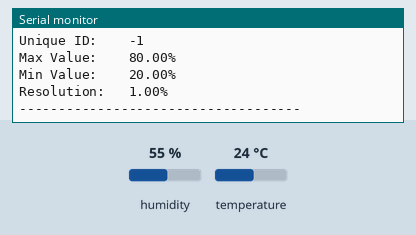
This sketch was run on a simulated ESP8266 (NodeMCU). On the bench: the last lines printed to the serial monitor. The inputs (shaded band) are chosen by the test bench; at power-on: humidity 55 %, temperature 24 °C. WiFi joins after 1.5 s; servers stay silent unless stated.

Above: at 3.1 s.
3.2 s: humidity set to 22 %
At 5.5 s:
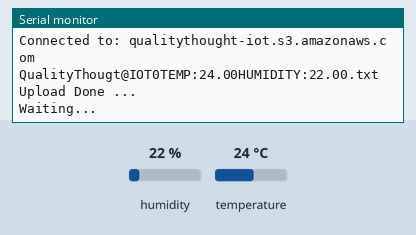
8.9 s: temperature set to 12 °C
At 12.65 s:
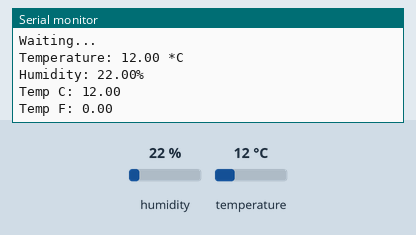
14.6 s: humidity set to 40 %
At 17.4 s:
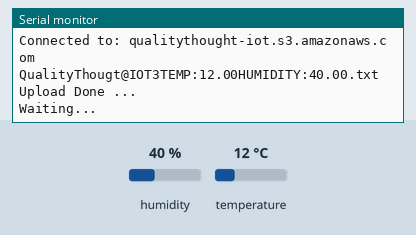
Timing chart, 0 to 18.9 s (numbered marks = the images above; inputs shaded):
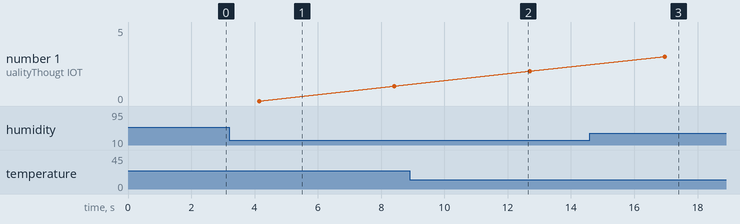

Measured:
- after the input at 3.2 s, the serial monitor: prints a new line after 0.74 s (image 1)
- after the input at 8.9 s, the serial monitor: prints a new line after 3.6 s (image 2)
- after the input at 14.6 s, the serial monitor: prints a new line after 2.2 s (image 3)

The sketch:

sketch_apr23b.ino
```cpp
// (licence header left out)
// Depends on the following Arduino libraries:
// - Adafruit Unified Sensor Library: https://github.com/adafruit/Adafruit_Sensor
// - DHT Sensor Library: https://github.com/adafruit/DHT-sensor-library

#include <Adafruit_Sensor.h>
#include <DHT.h>
#include <DHT_U.h>
#include <ESP8266WiFi.h>
#define DHTPIN            4         // Pin which is connected to the DHT sensor.

// Uncomment the type of sensor in use:
#define DHTTYPE           DHT11     // DHT 11
//#define DHTTYPE           DHT22     // DHT 22 (AM2302)
//#define DHTTYPE           DHT21     // DHT 21 (AM2301)

// See guide for details on sensor wiring and usage:
//   https://learn.adafruit.com/dht/overview

DHT_Unified dht(DHTPIN, DHTTYPE);

uint32_t delayMS;
int logNum = 0;  //log file counter
float tempC, tempF , humidity; // sensor values
const char* ssid = "QualityThought1";             // Your local WiFi SSID (the network name you connect to)
const char* ssid_password = "quality@qt";  // YOur local SSID password
const char* s3endpoint = "qualitythought-iot.s3.amazonaws.com"; // WARNING: S3 Bucket names must be unique across all AWS S3 buckets
WiFiClient client;

void setup() {
  Serial.begin(9600);
  // WIFI Connection
  delay(10);

  WiFi.begin(ssid, ssid_password);

  Serial.println();
  Serial.println();
  Serial.print("Connecting to ");
  Serial.println(ssid);

  while (WiFi.status() != WL_CONNECTED) {
    delay(500);
    Serial.print(".");
  }
  Serial.println("");
  Serial.println("WiFi connected");


  // Initialize device.


  dht.begin();
  Serial.println("DHTxx Unified Sensor Example");
  // Print temperature sensor details.
  sensor_t sensor;
  dht.temperature().getSensor(&sensor);
  Serial.println("------------------------------------");
  Serial.println("Temperature");
  Serial.print  ("Sensor:       "); Serial.println(sensor.name);
  Serial.print  ("Driver Ver:   "); Serial.println(sensor.version);
  Serial.print  ("Unique ID:    "); Serial.println(sensor.sensor_id);
  Serial.print  ("Max Value:    "); Serial.print(sensor.max_value); Serial.println(" *C");
  Serial.print  ("Min Value:    "); Serial.print(sensor.min_value); Serial.println(" *C");
  Serial.print  ("Resolution:   "); Serial.print(sensor.resolution); Serial.println(" *C");
  Serial.println("------------------------------------");
  // Print humidity sensor details.
  dht.humidity().getSensor(&sensor);
  Serial.println("------------------------------------");
  Serial.println("Humidity");
  Serial.print  ("Sensor:       "); Serial.println(sensor.name);
  Serial.print  ("Driver Ver:   "); Serial.println(sensor.version);
  Serial.print  ("Unique ID:    "); Serial.println(sensor.sensor_id);
  Serial.print  ("Max Value:    "); Serial.print(sensor.max_value); Serial.println("%");
  Serial.print  ("Min Value:    "); Serial.print(sensor.min_value); Serial.println("%");
  Serial.print  ("Resolution:   "); Serial.print(sensor.resolution); Serial.println("%");
  Serial.println("------------------------------------");
  // Set delay between sensor readings based on sensor details.
  delayMS = sensor.min_delay / 1000;
    tempC = 0;
  tempF = 0;
  humidity = 0;

}

void loop() {
  String logfile;


  // Delay between measurements.
  delay(delayMS);
  // Get temperature event and print its value.
  sensors_event_t event;
  dht.temperature().getEvent(&event);
  if (isnan(event.temperature)) {
    Serial.println("Error reading temperature!");
  }
  else {
    Serial.print("Temperature: ");
    Serial.print(event.temperature);
    tempC = event.temperature;
    Serial.println(" *C");
  }
  // Get humidity event and print its value.
  dht.humidity().getEvent(&event);
  if (isnan(event.relative_humidity)) {
    Serial.println("Error reading humidity!");
  }
  else {
    Serial.print("Humidity: ");
    Serial.print(event.relative_humidity);
    Serial.println("%");
    humidity = event.relative_humidity;
  }

  Serial.print("Temp C: ");
  Serial.println(tempC);        // Serial print the C  temperature
  Serial.print("Temp F: ");
  Serial.print(tempF);  // Convert then Serial print the F  temperature
  Serial.println("");
  if (client.connect(s3endpoint, 80)) {    // Connect to the AWS S3 bucket endpoint
    Serial.print("Connected to: ");
    Serial.println( s3endpoint);
    String postStr = "TEMP C: ";              // Build the body text of the logfile. You can leave this empty if you prefer to log values to the file name instead of body
    postStr += String(tempC);
    postStr += " - Humidity : ";
    postStr += String(humidity);
    // Format your log file name for ease of listing and importing
    // Example: sensor number-log data number-log value
    String logfileName = "QualityThougt@IOT" + String(logNum++) + "TEMP:" + String(tempC)+ "HUMIDITY:" +String(humidity)+".txt";
    Serial.println(logfileName);

    /* Construct the PUT URL. Example:

      PUT /somelogfile.txt HTTP/1.1
      Host: somebucket.s3.amazonaws.com
      Cache-Control: no-cache

      some body text
    */
    client.print("PUT /"); client.print(logfileName); client.print(" HTTP/1.1\n");
    client.print("Host: "); client.print(s3endpoint); client.print("\n");
    client.print("Cache-Control: no-cache\n");
    client.print("Content-Length: "); client.print(postStr.length()); client.print("\n\n");
    client.print(postStr); // body text
    Serial.println("Upload Done ...");
    client.stop();

    Serial.println("Waiting...");
    delay(2000);  // Some delay9
  }
}
```
